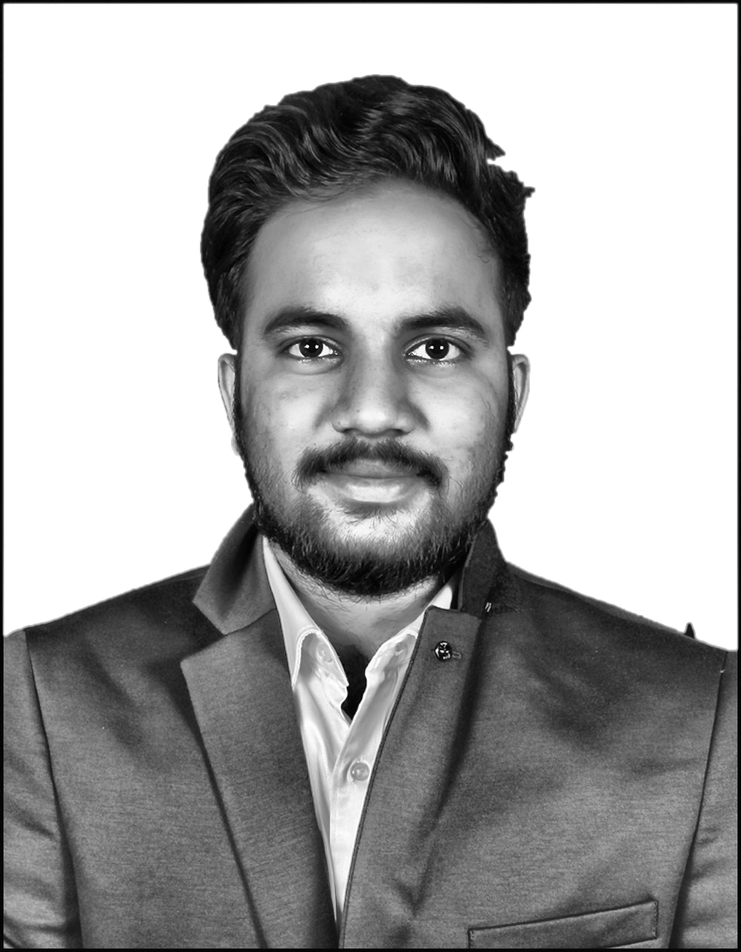
#> input picture prepped.png, 741 x 952 px, shrunk from 1050 x 1350 before the run
$ python prep_photo.py ../prepped.png
#> lines starting #> are read from the running program, lines starting #| are printed output that depends on the picture; after the words box and inside, x2 and y2 are one past the last pixel; in counts of white or black regions, pixels touching at a corner belong together
#> in main, bgr is the input picture: shape (952, 741, 3); min 0, max 255, mean 165.7
#!/usr/bin/env python3
"""
prep_photo.py — turn a raw headshot into a clean grayscale source ready for
ASCII conversion.

Steps:
  1. Key out the (green-screen) background using HSV thresholding so the
     subject is isolated. Falls back gracefully if there's no strong green
     cast — it just won't remove much.
  2. Boost local contrast with CLAHE (contrast-limited adaptive histogram
     equalization) so a flatly-lit face gets real highlights/shadows.
  3. Composite the isolated subject onto pure white so the background maps
     to the blank end of the ASCII ramp (white -> spaces).

Usage:
    python scripts/prep_photo.py source-photo.jpg
Output:
    prepped.png  (grayscale, white background, contrast-boosted)
"""
import sys
import cv2
import numpy as np


def key_out_green(bgr: np.ndarray) -> np.ndarray:
    """Return an alpha mask (0-255) where 255 = subject, 0 = green background."""
    hsv = cv2.cvtColor(bgr, cv2.COLOR_BGR2HSV)
#> hsv: shape (952, 741, 3); mean H, S, V 0, 0, 165.7

    # Green-screen band. Wide enough to catch shading/wrinkles in the cloth,
    # narrow enough to leave skin/hair/clothing alone.
    lower_green = np.array([35, 40, 40])
    upper_green = np.array([85, 255, 255])
    green_mask = cv2.inRange(hsv, lower_green, upper_green)
#> green_mask: shape (952, 741); every value is 0

    # Subject = everything that is NOT green.
    subject_mask = cv2.bitwise_not(green_mask)
#> subject_mask: shape (952, 741); every value is 255

    # Clean up speckle noise and smooth the edge so hair doesn't get chewed up.
    kernel = np.ones((5, 5), np.uint8)
    subject_mask = cv2.morphologyEx(subject_mask, cv2.MORPH_OPEN, kernel)
    subject_mask = cv2.morphologyEx(subject_mask, cv2.MORPH_CLOSE, kernel)
    subject_mask = cv2.GaussianBlur(subject_mask, (7, 7), 0)

    # Keep only the largest connected blob (the person), drop stray fragments.
    num_labels, labels, stats, _ = cv2.connectedComponentsWithStats(
        (subject_mask > 127).astype(np.uint8), connectivity=8
    )
#> labels: shape (952, 741) int32; every value is 1
#> num_labels = 2; stats = [[-1, 2147483647, 0, 0, 0], [0, 0, 741, 952, 705432]]
    if num_labels > 1:
        largest = 1 + np.argmax(stats[1:, cv2.CC_STAT_AREA])
#> largest = 1
        clean = np.zeros_like(subject_mask)
        clean[labels == largest] = 255
        subject_mask = cv2.GaussianBlur(clean, (7, 7), 0)

    return subject_mask


def main():
    if len(sys.argv) != 2:
        print("usage: python scripts/prep_photo.py <source-photo.jpg>")
        sys.exit(1)

    src_path = sys.argv[1]
    bgr = cv2.imread(src_path)
    if bgr is None:
        print(f"could not read {src_path}")
        sys.exit(1)

    alpha = key_out_green(bgr)

    # Composite onto pure white using the alpha mask.
    alpha_f = (alpha.astype(np.float32) / 255.0)[..., None]
#> alpha_f: shape (952, 741, 1) float32; every value is 1
    white = np.full_like(bgr, 255, dtype=np.uint8)
    composited = (bgr.astype(np.float32) * alpha_f +
                  white.astype(np.float32) * (1 - alpha_f)).astype(np.uint8)

    # Grayscale + CLAHE for real highlight/shadow separation on the face.
    gray = cv2.cvtColor(composited, cv2.COLOR_BGR2GRAY)
    clahe = cv2.createCLAHE(clipLimit=2.5, tileGridSize=(8, 8))
    contrasted = clahe.apply(gray)
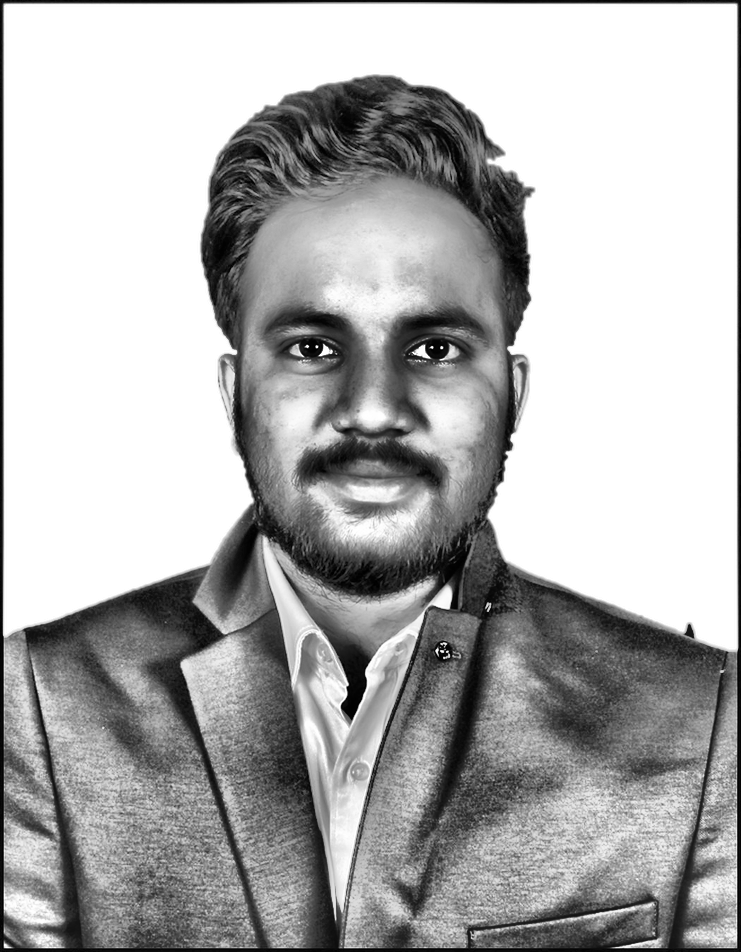
#> contrasted: shape (952, 741); min 0, max 255, mean 176.1

    # Re-flatten the background to pure white (CLAHE can slightly gray it).
    bg_mask = alpha < 40
    contrasted[bg_mask] = 255

    out_path = "prepped.png"
    cv2.imwrite(out_path, contrasted)
    print(f"wrote {out_path}  ({contrasted.shape[1]}x{contrasted.shape[0]})")
#| wrote prepped.png  (741x952)


if __name__ == "__main__":
    main()

$ run again, with source-photo.jpg saved as prepped.png
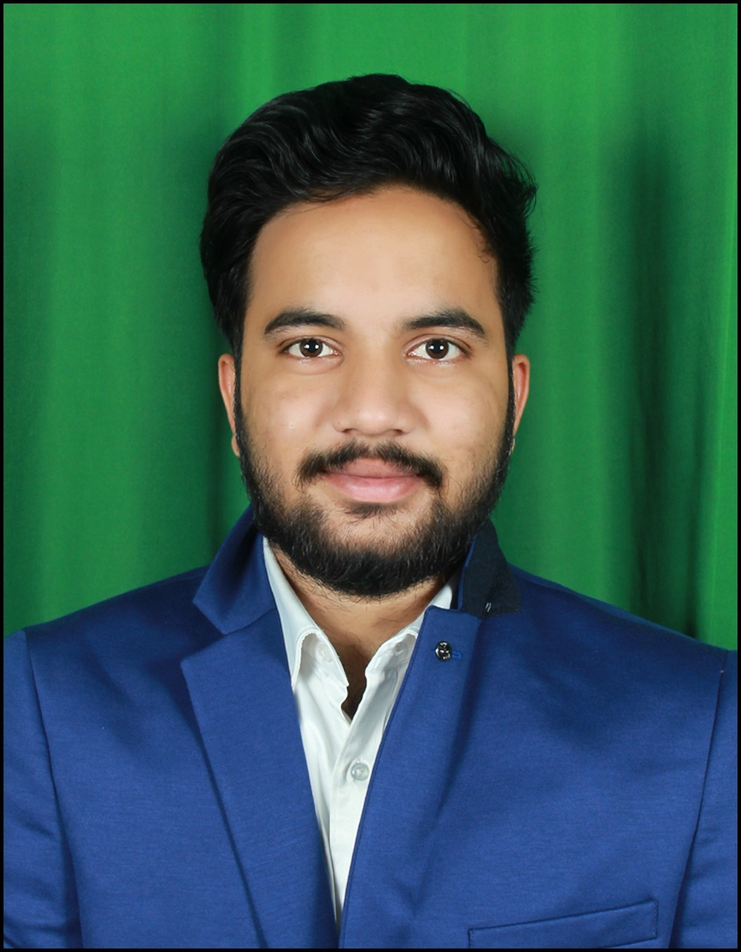
#> input picture source-photo.jpg, 741 x 952 px, shrunk from 1050 x 1350 before the run
#> in main, bgr is the input picture: shape (952, 741, 3); mean B, G, R 89.4, 96.7, 54.8
#> hsv: shape (952, 741, 3); mean H, S, V 76.3, 160.6, 121.6
#> green_mask: shape (952, 741); 41.6% white; 89 white regions (88 under 20 px), largest, box (x1, y1, x2, y2) and area: (3, 3, 738, 650) 293153
#> in key_out_green, `subject_mask = cv2.morphologyEx(subject_mask, cv2.MORPH_OPEN, kernel)`:
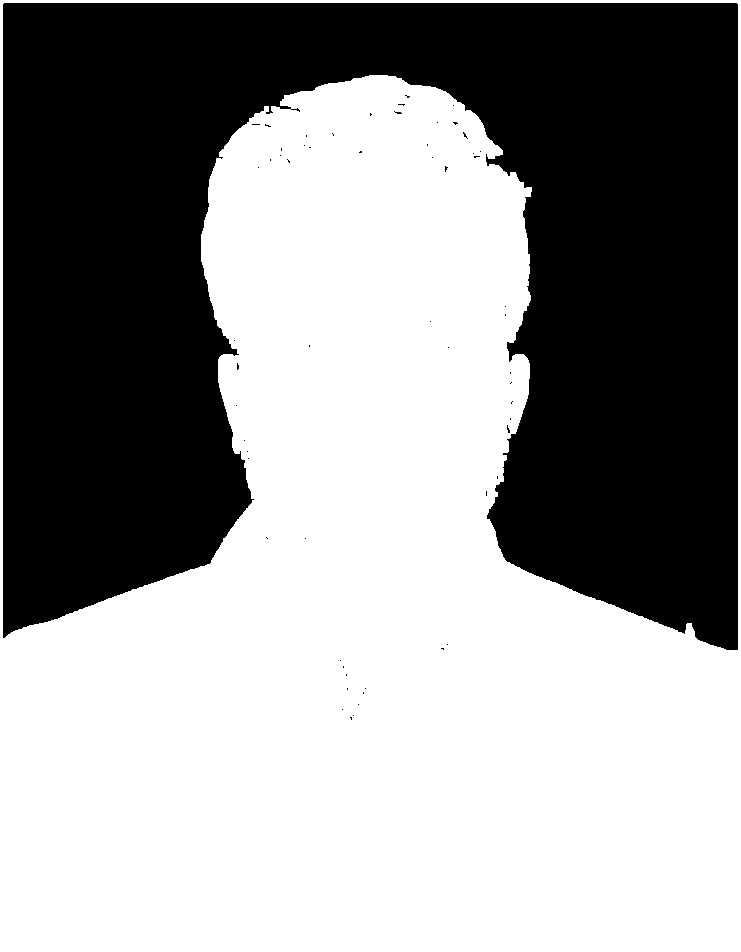
#> subject_mask: shape (952, 741); 58.3% white; 59 black regions (58 under 20 px), largest, box (x1, y1, x2, y2) and area: (3, 3, 738, 650) 293770
#> labels: shape (952, 741) int32; values 0 (black) and 1 (white), 58.4% white; 1 black region, box (x1, y1, x2, y2) and area: (3, 3, 738, 650) 293569
#> num_labels = 2; stats = [[3, 3, 735, 647, 293569], [0, 0, 741, 952, 411863]]
#> largest = 1
#> in main, `bg_mask = alpha < 40`:
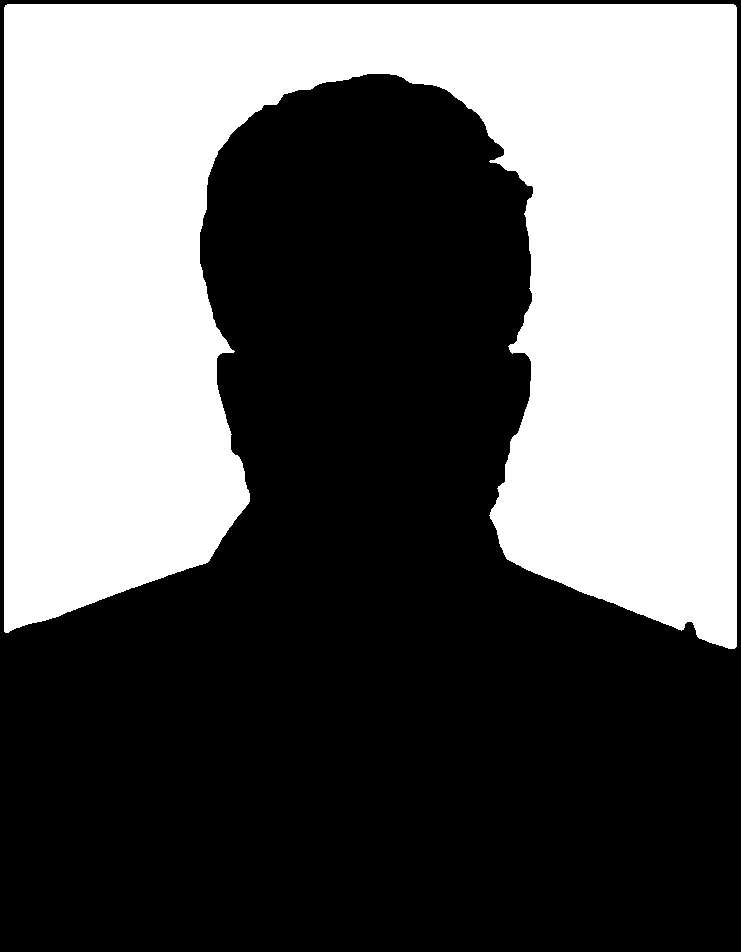
#> bg_mask: shape (952, 741) bool; 41% white; 1 white region, box (x1, y1, x2, y2) and area: (4, 4, 737, 649) 289095
#| wrote prepped.png  (741x952)
